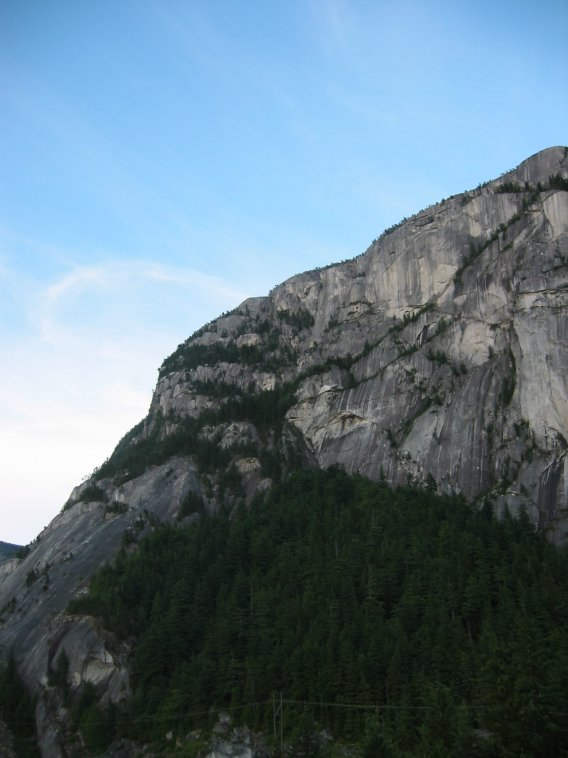
#> input picture bloque_1/clase_4/soluciones/data/1.jpg, 568 x 758 px
$ python panorama.py
#> lines starting #> are read from the running program, lines starting #| are printed output that depends on the picture
import cv2
import numpy as np

IMAGES = ["../data/1.jpg", "../data/2.jpg", "../data/3.jpg"]
REFERENCE = 1
WINDOW_PANORAMA = "P2 panorama"
WINDOW_STITCHER = "P2 Stitcher"
MAX_WIDTH = 1000
DISPLAY_HEIGHT = 500
RATIO = 0.60
RANSAC_THRESHOLD = 3.0
MAX_CANVAS = 5


def detect_features(img):
    """Keypoints y descriptores SIFT de la imagen. Copiar la solución de la P1."""
    ## TODO: CODE HERE
    gray = cv2.cvtColor(img, cv2.COLOR_BGR2GRAY)
    sift = cv2.SIFT.create()
    keypoints, descriptors = sift.detectAndCompute(gray, None)
    ## END TODO
    return keypoints, descriptors


def match_features(desc1, desc2, ratio):
    """Emparejamientos que pasan el test. Copiar la solución de la P1."""
    matcher = cv2.BFMatcher(cv2.NORM_L2)
    ## TODO: CODE HERE
    knn = matcher.knnMatch(desc1, desc2, k=2)
    matches = []
    for neighbours in knn:
        best = neighbours[0]
        second = neighbours[1]
        if best.distance < ratio * second.distance:
            matches.append(best)
    ## END TODO
    return matches


def estimate_homography(kp1, kp2, matches):
    """Homografía H que lleva los puntos de la imagen 2 a la imagen 1: x1 ~ H x2.

    PISTA: los puntos de la imagen 2 son kp2[m.trainIdx].pt y los de la 1, kp1[m.queryIdx].pt.

    Args:
        kp1, kp2: keypoints de la imagen 1 y de la imagen 2.
        matches: emparejamientos (queryIdx en la imagen 1, trainIdx en la 2).

    Returns:
        (H, inliers): H es un array 3 x 3 de float64, o None si no se puede estimar; inliers es un 0 o
        un 1 por emparejamiento (sale del mask de cv2.findHomography).
    """
    threshold = RANSAC_THRESHOLD
    ## TODO: CODE HERE
    inliers = [0] * len(matches)
    pts1 = np.float32([kp1[m.queryIdx].pt for m in matches])
    pts2 = np.float32([kp2[m.trainIdx].pt for m in matches])
    H, mask = cv2.findHomography(pts2, pts1, cv2.RANSAC, threshold)
    if H is not None:
        inliers = mask.ravel().tolist()
    ## END TODO
    return H, inliers


def stitch(img1, img2, H):
    """
    Args:
        img1, img2: imágenes BGR.
        H: homografía 3 x 3 (float64) que lleva la imagen 2 a la 1.

    Returns:
        La panorámica (BGR), o None si el lienzo sale demasiado grande (H mal estimada).
    """
    h1, w1 = img1.shape[:2]
    h2, w2 = img2.shape[:2]

    # 1. Calcular el rectángulo que contiene las esquinas de ambas imágenes, considerando la homografía H.
    #    perspectiveTransform quiere los puntos con forma (N, 1, 2)
    corners1 = np.float32([[0, 0], [w1, 0], [w1, h1], [0, h1]]).reshape(-1, 1, 2)
    corners2 = np.float32([[0, 0], [w2, 0], [w2, h2], [0, h2]]).reshape(-1, 1, 2)
    corners = np.vstack([corners1, cv2.perspectiveTransform(corners2, H)]).reshape(-1, 2)  # Solo deformamos las esquinas de la imagen 2
    x_min, y_min = np.floor(corners.min(axis=0)).astype(int)
    x_max, y_max = np.ceil(corners.max(axis=0)).astype(int)
    width, height = x_max - x_min, y_max - y_min
    # Sanity check: si el lienzo es demasiado grande, H está mal estimada
    if width * height > MAX_CANVAS * w1 * h1:
        return None

    # 2. Calcular la traslación T que lleva (x_min, y_min) a (0, 0) para que warpPerspective no pierda las coordenadas negativas.
    T = np.array([[1, 0, -x_min], [0, 1, -y_min], [0, 0, 1]], np.float64)

    # 3. Deformar la imagen 2 con TH y copiar la imagen 1 en la posición correspondiente.
    TH = T @ H
    panorama = cv2.warpPerspective(img2, TH, (width, height))  # Deformamos la imagen 2 con la homografía compuesta TH
    panorama[-y_min:-y_min + h1, -x_min:-x_min + w1] = img1
    return panorama


def load(path):
    """Lee la imagen y la reduce a MAX_WIDTH de ancho si es más grande."""
#> called with path = '../data/1.jpg'
    img = cv2.imread(path)
#> img is the input picture: shape (758, 568, 3); mean B, G, R 132.8, 120.4, 98.7
    if img is None:
        print(f"Cannot read {path}")
        exit(1)
    if img.shape[1] > MAX_WIDTH:
        scale = MAX_WIDTH / img.shape[1]
        img = cv2.resize(img, None, fx=scale, fy=scale, interpolation=cv2.INTER_AREA)
    return img


def show(window, img):
    """Muestra la imagen reducida a DISPLAY_HEIGHT de alto si es más alta. Solo cambia lo que se ve."""
    if img.shape[0] > DISPLAY_HEIGHT:
        scale = DISPLAY_HEIGHT / img.shape[0]
        img = cv2.resize(img, None, fx=scale, fy=scale, interpolation=cv2.INTER_AREA)
    cv2.imshow(window, img)


## 1. Las imágenes
images = [load(path) for path in IMAGES]
#> call 2 of load, with path = '../data/2.jpg'
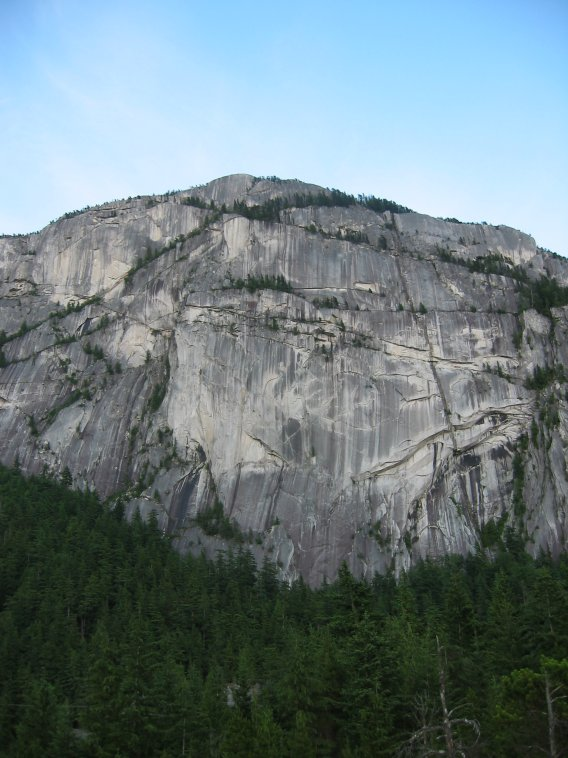
#> input picture bloque_1/clase_4/soluciones/data/2.jpg, 568 x 758 px
#> in load, img is the input picture: shape (758, 568, 3); mean B, G, R 128.6, 124.8, 108.5
#> call 3 of load, with path = '../data/3.jpg'
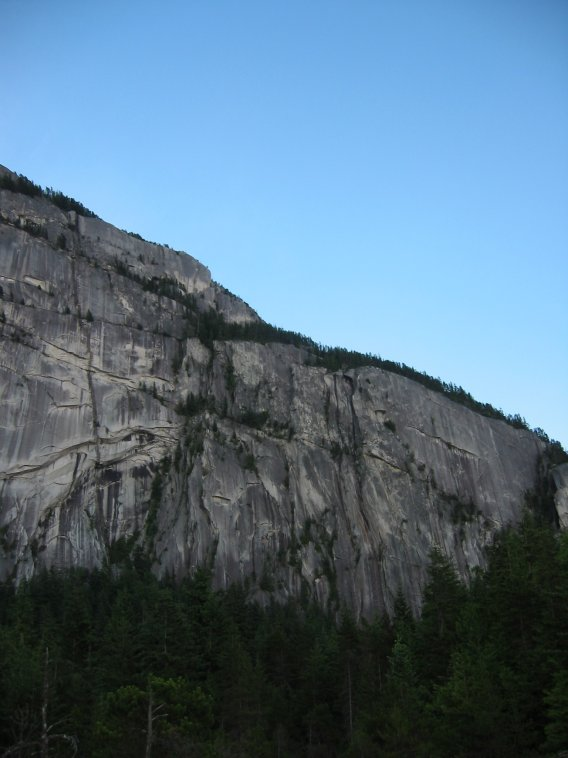
#> input picture bloque_1/clase_4/soluciones/data/3.jpg, 568 x 758 px
#> in load, img is the input picture: shape (758, 568, 3); mean B, G, R 132.4, 113.2, 86.5
#> images = 3 items
panorama = images[REFERENCE]
for i, img in enumerate(images):
    if i == REFERENCE:
        continue
    kp1, desc1 = detect_features(panorama)
    kp2, desc2 = detect_features(img)
    matches = match_features(desc1, desc2, RATIO) if desc1 is not None and desc2 is not None else []
    H, inliers = None, [0] * len(matches)
    if len(matches) >= 4:   # findHomography necesita al menos 4 emparejamientos
        H, inliers = estimate_homography(kp1, kp2, matches)
    print(f"Image {i + 1}: {len(matches)} matches, {sum(inliers)} inliers")
    print(f"H =\n{H}")
    shown = cv2.drawMatches(panorama, kp1, img, kp2, matches, None, matchColor=(0, 255, 0),
                            matchesMask=inliers, flags=cv2.DRAW_MATCHES_FLAGS_NOT_DRAW_SINGLE_POINTS)
    window = f"P2 inliers, image {i + 1}"
    show(window, shown)
    cv2.setWindowTitle(window, f"image {i + 1}: {sum(inliers)} inliers of {len(matches)} matches")

    if H is None:
        print(f"Not enough matches to estimate H for image {i + 1}")
        continue
    stitched = stitch(panorama, img, H)
    if stitched is None:
        print(f"The panorama is too big: H of image {i + 1} is wrong")
        continue
    panorama = stitched
#> this loop made 3 passes
#> (knn in match_features, matches, threshold in estimate_homography, window, scale in show, h1 in stitch, w1 in stitch, h2 in stitch) on pass 3: (3306 matches, 519 matches, 3, 'P2 inliers, image 3', 0.54, 926, 1100, 758)
#> (knn in match_features, matches, threshold in estimate_homography, window, scale in show, h1 in stitch, w1 in stitch, h2 in stitch) on pass 1: (2544 matches, 403 matches, 3, 'P2 inliers, image 1', 0.66, 758, 568, 758)
#| Image 1: 403 matches, 402 inliers
#| H =
#| [[ 1.24008492e+00 -2.16485183e-01 -3.52236961e+02]
#|  [ 3.80478614e-01  1.16684669e+00 -1.65787925e+02]
#|  [ 4.55759399e-04 -3.65607010e-05  1.00000000e+00]]
#| Image 3: 519 matches, 515 inliers
#| H =
#| [[ 5.74106441e-01  1.48310748e-01  8.20031939e+02]
#|  [-3.59657509e-01  9.26433943e-01  1.96103019e+02]
#|  [-3.63816829e-04 -1.52612560e-05  1.00000000e+00]]
#> pass 1, in detect_features, `gray = cv2.cvtColor(img, cv2.COLOR_BGR2GRAY)`:
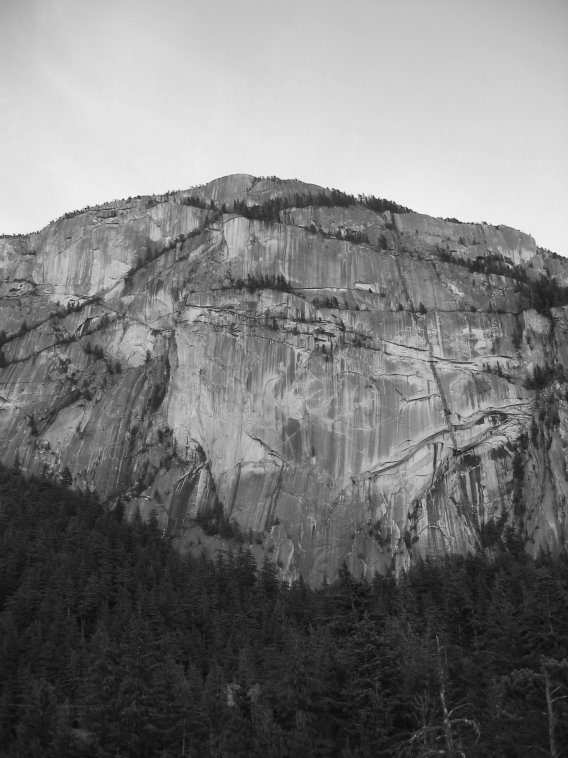
#> gray: shape (758, 568); min 8, max 249, mean 120.4
#> pass 1, in detect_features (call 2), `gray = cv2.cvtColor(img, cv2.COLOR_BGR2GRAY)`:
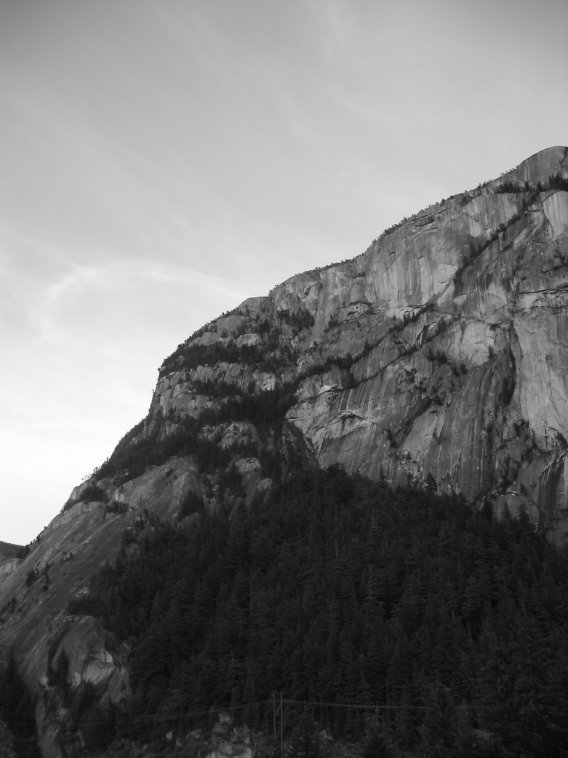
#> gray: shape (758, 568); min 4, max 255, mean 115.3
#> pass 1, `shown = cv2.drawMatches(panorama, kp1, img, kp2, matches, None, matchC..`:
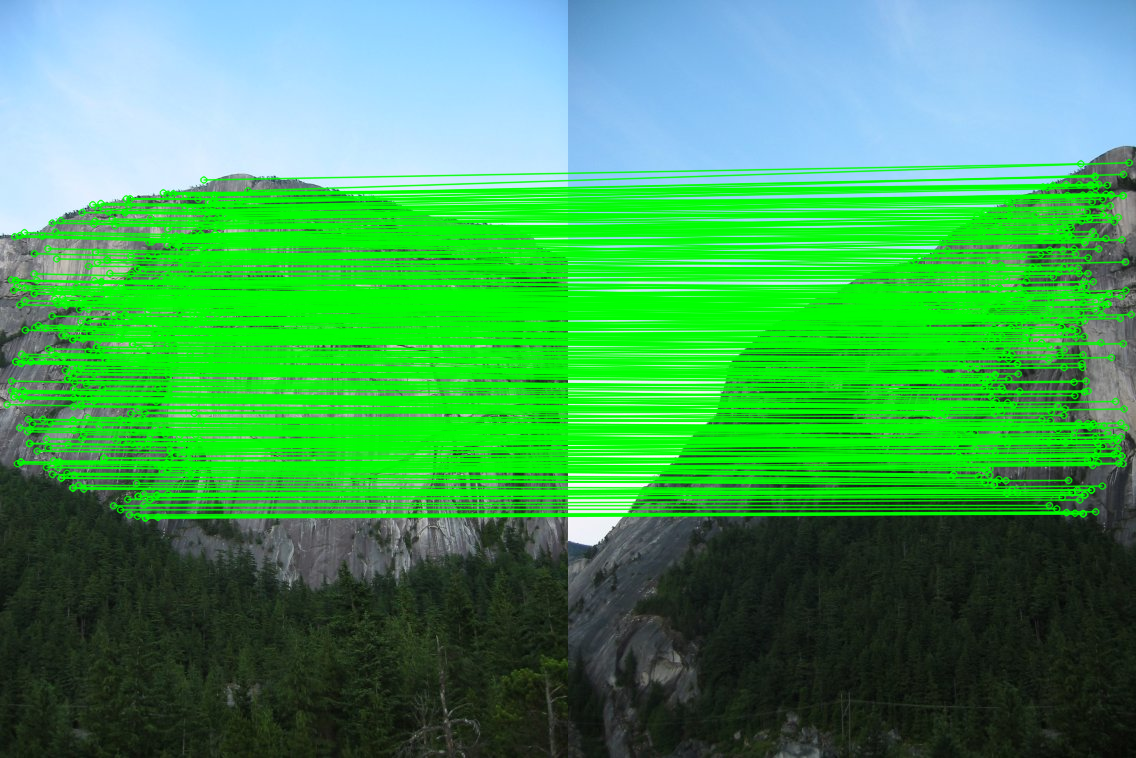
#> shown: shape (758, 1136, 3); mean B, G, R 88.2, 157.5, 65.8
#> after the loop:
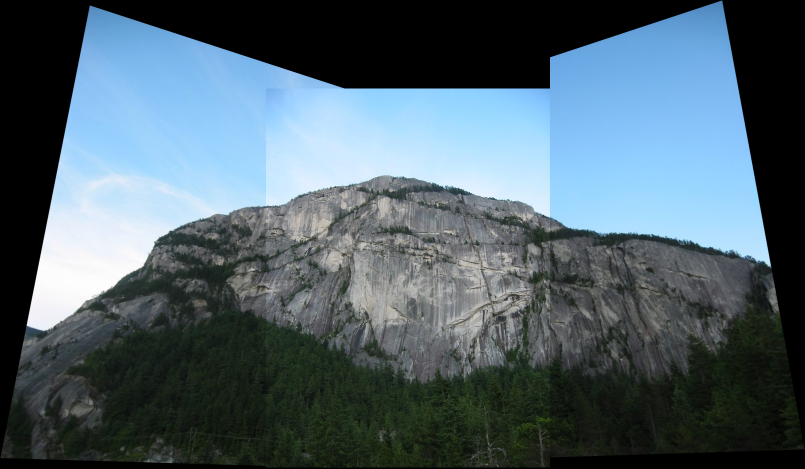
#> panorama: shape (937, 1610, 3) (shown at 1/2 size); mean B, G, R 106.6, 97, 79.3

## 2. Panorámica
show(WINDOW_PANORAMA, panorama)
cv2.imwrite("panorama.jpg", panorama)

## 3. Lo mismo con cv2.Stitcher, para comparar: además ajusta la exposición y difumina la costura
stitcher = cv2.Stitcher_create(cv2.Stitcher_PANORAMA)
status, reference = stitcher.stitch(images)
#> status = 0
if status == cv2.Stitcher_OK:
    show(WINDOW_STITCHER, reference)
#> call 4 of show, with window = 'P2 Stitcher'
#> in show (call 4), `img = cv2.resize(img, None, fx=scale, fy=scale, interpolation=cv2.INTE..`:
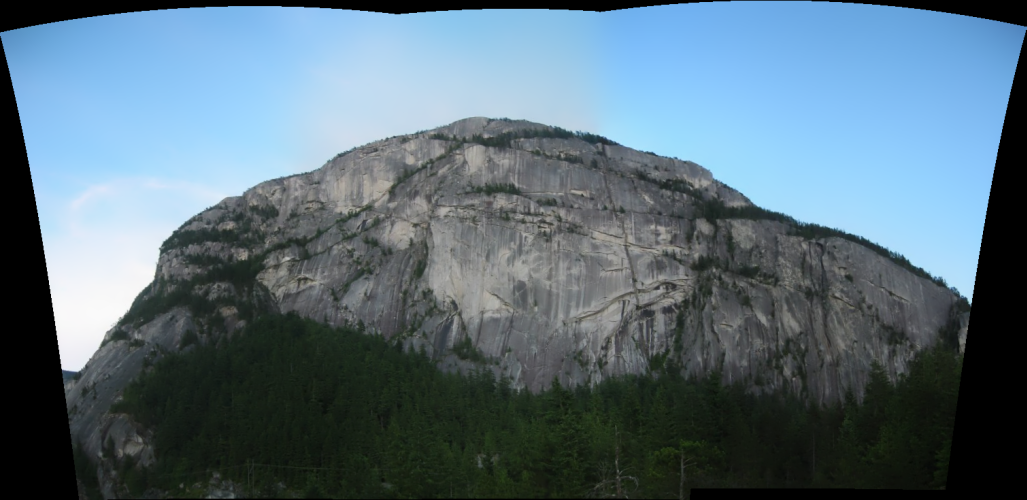
#> img: shape (500, 1027, 3); mean of channels 0, 1, 2 122.6, 110.3, 89.2; drawn as B, G, R
else:
    print(f"cv2.Stitcher failed with status {status}")

cv2.waitKey(0)
cv2.destroyAllWindows()
